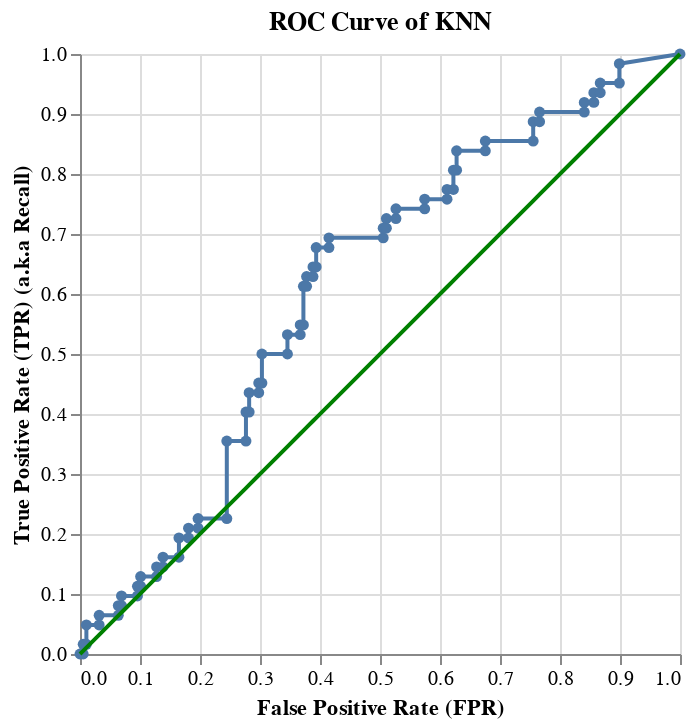

Here is the notebook cell this chart was saved with:
### Code cell
classification_report, cmplot, roc_curve, roc_score = scores('KNN', rs_knn, x_test, y_test )
roc_curve

### Figure 1 — Vega-Lite specification as saved in the notebook (floating-point values rounded to 4 significant figures)
{"config": {"view": {"continuousWidth": 400, "continuousHeight": 300}}, "layer": [{"mark": {"type": "line", "point": true}, "encoding": {"x": {"field": "fpr", "sort": null, "title": "False Positive Rate (FPR)", "type": "quantitative"}, "y": {"field": "tpr", "title": "True Positive Rate (TPR) (a.k.a Recall)", "type": "quantitative"}}, "title": "ROC Curve of KNN", "width": 300}, {"mark": {"type": "line", "color": "green"}, "encoding": {"size": {"value": 2}, "x": {"field": "fpr", "type": "quantitative"}, "y": {"field": "fpr", "type": "quantitative"}}, "title": "ROC Curve of KNN", "width": 300}], "data": {"name": "data-f81842413a02a910424abdefa2acabe1"}, "$schema": "https://vega.github.io/schema/vega-lite/v4.17.0.json", "datasets": {"data-f81842413a02a910424abdefa2acabe1": [{"fpr": 0.0, "tpr": 0.0}, {"fpr": 0.005319, "tpr": 0.0}, {"fpr": 0.005319, "tpr": 0.01613}, {"fpr": 0.01064, "tpr": 0.01613}, {"fpr": 0.01064, "tpr": 0.04839}, {"fpr": 0.03191, "tpr": 0.04839}, {"fpr": 0.03191, "tpr": 0.06452}, {"fpr": 0.06383, "tpr": 0.06452}, {"fpr": 0.06383, "tpr": 0.08065}, {"fpr": 0.06915, "tpr": 0.08065}, {"fpr": 0.06915, "tpr": 0.09677}, {"fpr": 0.09574, "tpr": 0.09677}, {"fpr": 0.09574, "tpr": 0.1129}, {"fpr": 0.1011, "tpr": 0.1129}, {"fpr": 0.1011, "tpr": 0.129}, {"fpr": 0.1277, "tpr": 0.129}, {"fpr": 0.1277, "tpr": 0.1452}, {"fpr": 0.1383, "tpr": 0.1452}, {"fpr": 0.1383, "tpr": 0.1613}, {"fpr": 0.1649, "tpr": 0.1613}, {"fpr": 0.1649, "tpr": 0.1935}, {"fpr": 0.1809, "tpr": 0.1935}, {"fpr": 0.1809, "tpr": 0.2097}, {"fpr": 0.1968, "tpr": 0.2097}, {"fpr": 0.1968, "tpr": 0.2258}, {"fpr": 0.2447, "tpr": 0.2258}, {"fpr": 0.2447, "tpr": 0.3548}, {"fpr": 0.2766, "tpr": 0.3548}, {"fpr": 0.2766, "tpr": 0.4032}, {"fpr": 0.2819, "tpr": 0.4032}, {"fpr": 0.2819, "tpr": 0.4355}, {"fpr": 0.2979, "tpr": 0.4355}, {"fpr": 0.2979, "tpr": 0.4516}, {"fpr": 0.3032, "tpr": 0.4516}, {"fpr": 0.3032, "tpr": 0.5}, {"fpr": 0.3457, "tpr": 0.5}, {"fpr": 0.3457, "tpr": 0.5323}, {"fpr": 0.367, "tpr": 0.5323}, {"fpr": 0.367, "tpr": 0.5484}, {"fpr": 0.3723, "tpr": 0.5484}, {"fpr": 0.3723, "tpr": 0.6129}, {"fpr": 0.3777, "tpr": 0.6129}, {"fpr": 0.3777, "tpr": 0.629}, {"fpr": 0.3883, "tpr": 0.629}, {"fpr": 0.3883, "tpr": 0.6452}, {"fpr": 0.3936, "tpr": 0.6452}, {"fpr": 0.3936, "tpr": 0.6774}, {"fpr": 0.4149, "tpr": 0.6774}, {"fpr": 0.4149, "tpr": 0.6935}, {"fpr": 0.5053, "tpr": 0.6935}, {"fpr": 0.5053, "tpr": 0.7097}, {"fpr": 0.5106, "tpr": 0.7097}, {"fpr": 0.5106, "tpr": 0.7258}, {"fpr": 0.5266, "tpr": 0.7258}, {"fpr": 0.5266, "tpr": 0.7419}, {"fpr": 0.5745, "tpr": 0.7419}, {"fpr": 0.5745, "tpr": 0.7581}, {"fpr": 0.6117, "tpr": 0.7581}, {"fpr": 0.6117, "tpr": 0.7742}, {"fpr": 0.6223, "tpr": 0.7742}, {"fpr": 0.6223, "tpr": 0.8065}, {"fpr": 0.6277, "tpr": 0.8065}, {"fpr": 0.6277, "tpr": 0.8387}, {"fpr": 0.6755, "tpr": 0.8387}, {"fpr": 0.6755, "tpr": 0.8548}, {"fpr": 0.7553, "tpr": 0.8548}, {"fpr": 0.7553, "tpr": 0.8871}, {"fpr": 0.766, "tpr": 0.8871}, {"fpr": 0.766, "tpr": 0.9032}, {"fpr": 0.8404, "tpr": 0.9032}, {"fpr": 0.8404, "tpr": 0.9194}, {"fpr": 0.8564, "tpr": 0.9194}, {"fpr": 0.8564, "tpr": 0.9355}, {"fpr": 0.867, "tpr": 0.9355}, {"fpr": 0.867, "tpr": 0.9516}, {"fpr": 0.8989, "tpr": 0.9516}, {"fpr": 0.8989, "tpr": 0.9839}, {"fpr": 1.0, "tpr": 1.0}]}}
